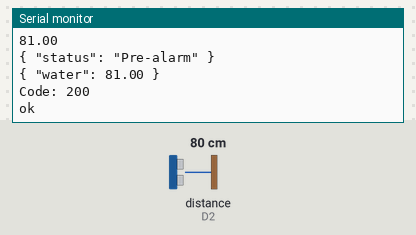
The program below on a simulated ESP8266 (NodeMCU). Shown: the last lines printed to the serial monitor. The inputs (shaded band) are chosen by the test bench; at power-on: distance to the obstacle (sensor on D2) 80 cm. The echo pulse lasts 58.3 µs per cm; WiFi joins after 1.5 s; servers stay silent unless stated; uploads are accepted with an empty reply.

Above: at 2.7 s.
2.8 s: distance to the obstacle (sensor on D2) set to 2 cm
At 8.3 s:
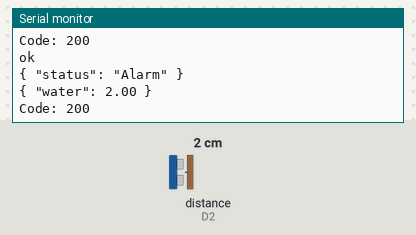
13.7 s: distance to the obstacle (sensor on D2) set to 120 cm
At 19.1 s:
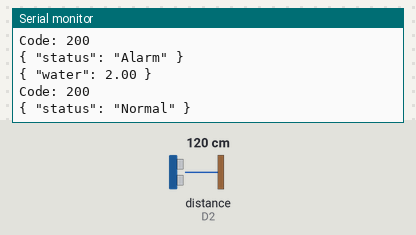

Measured:
- after the input at 2.8 s, the serial monitor: prints a new line after 4.3 s (image 1)
- after the input at 13.7 s, the serial monitor: prints a new line after 4.2 s (image 2)

The program:

main.cpp
```cpp
#include <Arduino.h>
#include <NewPing.h>
#include <ESP8266HTTPClient.h>
#include <ESP8266WiFi.h>

#define TRIGPIN 5
#define ECHOPIN 4
#define MAXDIST 200
#define D1 100
#define D2 40
#define DELTAD 4
#define DELTAL 4
#define F1 10000

/* wifi network name */
char *ssidName = "Pixel";
/* WPA2 PSK password */
char *pwd = "lollomas";
/* service IP address */
char *address = "http://c252913b0545.ngrok.io";

HTTPClient http;
WiFiClient client;

NewPing sonar(TRIGPIN, ECHOPIN, MAXDIST);

void setup()
{
  Serial.begin(9600);
  WiFi.begin(ssidName, pwd);
  Serial.print("Connecting...");
  while (WiFi.status() != WL_CONNECTED)
  {
    delay(500);
    Serial.print(".");
  }
  Serial.println("Connected: \n local IP: " + WiFi.localIP().toString());
}

int sendStatus(String address, String status) {
  http.begin(client, address + "/api/status");
  http.addHeader("Content-Type", "application/json");

  String msg =
      String("{ \"status\": \"") + status + "\" }";
  int retCode = http.POST(msg);
  http.end();

  Serial.println(msg);

  // String payload = http.getString();
  // Serial.println(payload);
  return retCode;
}

int sendData(String address, float value)
{

  http.begin(client, address + "/api/data");
  http.addHeader("Content-Type", "application/json");
  String sclup =
      String("{ \"value\": ") + String(value) +
      ", \"timestamp\": \"" + 12 + "\" }";

  String msg =
      String("{ \"water\": ") + String(value) + " }";
  int retCode = http.POST(msg);
  Serial.println(msg);
  http.end();

  // String payload = http.getString();
  // Serial.println(payload);
  return retCode;
}

void loop()
{
  if (WiFi.status() == WL_CONNECTED)
  {

    /* read sensor */
    float distance = (float)sonar.ping_cm();

    if (distance < D1 && distance > D2)
    {
      /* stato PRE-ALLARME */

      /* send data */
      Serial.print("sending distance data... \n");
      Serial.println(distance);
      sendStatus(address, "Pre-alarm");
      int code = sendData(address, distance);

      Serial.println("Code: " + String(code));

      /* log result */
      if (code == 200)
      {
        Serial.println("ok \n");
      }
      else
      {
        Serial.println("error \n");
      }
    } else if (distance < D2) {
      /* stato ALLARME */

      /* send data */
      sendStatus(address, "Alarm");
      int code = sendData(address, distance);

      Serial.println("Code: " + String(code));

      // /* log result */
      // if (code == 200)
      // {
      //   Serial.println("ok \n");
      // }
      // else
      // {
      //   Serial.println("error \n");
      // }
    } else {
      /* stato NORMALE */
      sendStatus(address, "Normal");
    }
  }
  else
  {
    Serial.println("Error in WiFi connection \n");
  }

  delay(F1 / 2);
}
```
